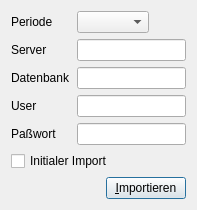
<?xml version="1.0" encoding="UTF-8"?>
<ui version="4.0">
 <class>ImportForm</class>
 <widget class="QDialog" name="ImportForm">
  <property name="geometry">
   <rect>
    <x>0</x>
    <y>0</y>
    <width>197</width>
    <height>201</height>
   </rect>
  </property>
  <property name="windowTitle">
   <string>Import</string>
  </property>
  <layout class="QGridLayout" name="gridLayout">
   <item row="0" column="0">
    <layout class="QVBoxLayout" name="verticalLayout">
     <item>
      <layout class="QFormLayout" name="formLayout">
       <property name="fieldGrowthPolicy">
        <enum>QFormLayout::ExpandingFieldsGrow</enum>
       </property>
       <item row="0" column="0">
        <widget class="QLabel" name="label">
         <property name="text">
          <string>Periode</string>
         </property>
        </widget>
       </item>
       <item row="0" column="1">
        <widget class="QComboBox" name="comboBox_period"/>
       </item>
       <item row="1" column="0">
        <widget class="QLabel" name="label_2">
         <property name="text">
          <string>Server</string>
         </property>
        </widget>
       </item>
       <item row="1" column="1">
        <widget class="QLineEdit" name="lineEdit_host"/>
       </item>
       <item row="2" column="0">
        <widget class="QLabel" name="label_3">
         <property name="text">
          <string>Datenbank</string>
         </property>
        </widget>
       </item>
       <item row="2" column="1">
        <widget class="QLineEdit" name="lineEdit_database"/>
       </item>
       <item row="3" column="0">
        <widget class="QLabel" name="label_4">
         <property name="text">
          <string>User</string>
         </property>
        </widget>
       </item>
       <item row="3" column="1">
        <widget class="QLineEdit" name="lineEdit_user"/>
       </item>
       <item row="4" column="0">
        <widget class="QLabel" name="label_5">
         <property name="text">
          <string>Paßwort</string>
         </property>
        </widget>
       </item>
       <item row="4" column="1">
        <widget class="QLineEdit" name="lineEdit_password">
         <property name="echoMode">
          <enum>QLineEdit::PasswordEchoOnEdit</enum>
         </property>
        </widget>
       </item>
      </layout>
     </item>
     <item>
      <layout class="QHBoxLayout" name="horizontalLayout_3">
       <item>
        <widget class="QCheckBox" name="checkBox_initialImport">
         <property name="text">
          <string>Initialer Import</string>
         </property>
        </widget>
       </item>
       <item>
        <spacer name="horizontalSpacer_2">
         <property name="orientation">
          <enum>Qt::Horizontal</enum>
         </property>
         <property name="sizeHint" stdset="0">
          <size>
           <width>40</width>
           <height>20</height>
          </size>
         </property>
        </spacer>
       </item>
      </layout>
     </item>
    </layout>
   </item>
   <item row="1" column="0">
    <layout class="QHBoxLayout" name="horizontalLayout">
     <item>
      <spacer name="horizontalSpacer">
       <property name="orientation">
        <enum>Qt::Horizontal</enum>
       </property>
       <property name="sizeHint" stdset="0">
        <size>
         <width>40</width>
         <height>20</height>
        </size>
       </property>
      </spacer>
     </item>
     <item>
      <widget class="QPushButton" name="pushButton_import">
       <property name="text">
        <string>&amp;Importieren</string>
       </property>
      </widget>
     </item>
    </layout>
   </item>
  </layout>
 </widget>
 <resources/>
 <connections/>
</ui>
